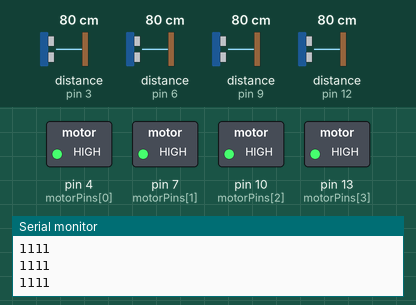
Bench run of a sketch on a simulated Arduino Uno, built with avr-gcc and run on an emulated ATmega328P. Shown: switched loads named in the sketch (green lamp = pin HIGH), the last lines printed to the serial monitor. Wiring (inferred from the names in the program): 4 × ultrasonic range finder: trigger pin 2, echo pin 3 / trigger pin 5, echo pin 6 / trigger pin 8, echo pin 9 / trigger pin 11, echo pin 12. Inputs (shaded band) come from the test bench; at power-on: distance to the obstacle (sensors on pin 3, pin 6, pin 9, pin 12) 80 cm. The echo pulse lasts 58.3 µs per cm; pins used as bus, display or sensor lines are not drawn.

Above: at 1.2 s.
1.3 s: distance to the obstacle (sensor on pin 3) set to 97 cm
2.8 s: distance to the obstacle (sensor on pin 3) set to 103 cm
At 3.3 s:
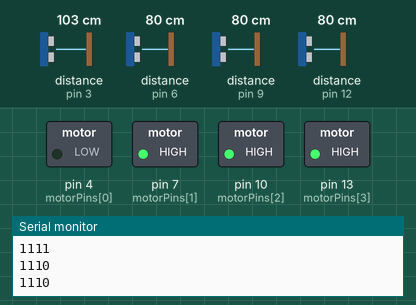
4.3 s: distance to the obstacle (sensor on pin 6) set to 97 cm
5.8 s: distance to the obstacle (sensor on pin 6) set to 106 cm
At 6.7 s:
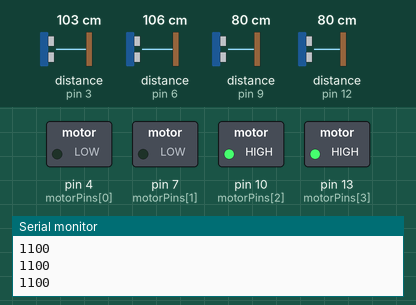
7.5 s: distance to the obstacle (sensor on pin 9) set to 95 cm
9.0 s: distance to the obstacle (sensor on pin 9) set to 106 cm
At 9.6 s:
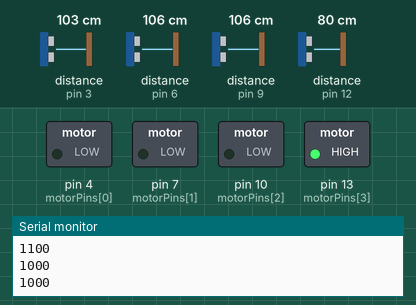
Timing chart, 0 to 11.6 s (numbered marks = the images above; inputs shaded):
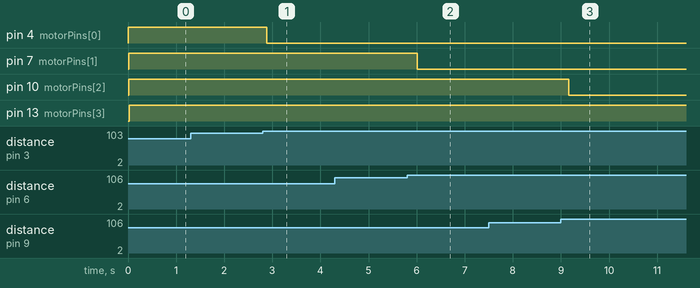

The sketch:

ultrasonic_and_motor_control.ino
```cpp
// === Pin Assignments ===
// Ultrasonic sensors
const int trigPins[4] = {2, 5, 8, 11};
const int echoPins[4] = {3, 6, 9, 12};
// Motors controlled by NPN transistor
const int motorPins[4] = {4, 7, 10, 13};

// Distance threshold (in meters) for detection
const float DETECT_THRESHOLD = 1.0;  // 1m

void setup() {
  Serial.begin(9600);
  for (int i = 0; i < 4; i++) {
    pinMode(trigPins[i], OUTPUT);
    pinMode(echoPins[i], INPUT);
    pinMode(motorPins[i], OUTPUT);
    digitalWrite(motorPins[i], LOW);
  }
}

float getDistance(int trigPin, int echoPin) {
  // Trigger ultrasonic pulse
  digitalWrite(trigPin, LOW);
  delayMicroseconds(2);
  digitalWrite(trigPin, HIGH);
  delayMicroseconds(10);
  digitalWrite(trigPin, LOW);

  long duration = pulseIn(echoPin, HIGH, 30000); // 30ms timeout
  float distance = (duration * 0.0343) / 2.0;    // distance in cm
  return distance / 100.0;                       // convert to meters
}

void loop() {
  byte sensorBits = 0;

  for (int i = 0; i < 4; i++) {
    float dist = getDistance(trigPins[i], echoPins[i]);
    bool detected = (dist > 0 && dist <= DETECT_THRESHOLD);

    if (detected) {
      sensorBits |= (1 << i); // Set bit if obstacle detected
    }

    // Motor control
    digitalWrite(motorPins[i], detected ? HIGH : LOW);
  }

  // Print as binary string
  for (int i = 3; i >= 0; i--) {
    Serial.print((sensorBits >> i) & 1);
  }
  Serial.println();

  delay(200); // Refresh rate
}
```

Measured:
- the behaviour switches between 99 and 100 cm on distance to the obstacle (sensor on pin 3) (found by bisection; images 0 and 1)
- the behaviour switches between 100 and 101 cm on distance to the obstacle (sensor on pin 6) (found by bisection; images 1 and 2)
- the behaviour switches between 100 and 101 cm on distance to the obstacle (sensor on pin 9) (found by bisection; images 2 and 3)
- after the input at 2.8 s, pin 4 (motorPins[0]): HIGH → LOW after 0.09 s
- after the input at 5.8 s, pin 7 (motorPins[1]): HIGH → LOW after 0.22 s
- after the input at 9.0 s, pin 10 (motorPins[2]): HIGH → LOW after 0.16 s
